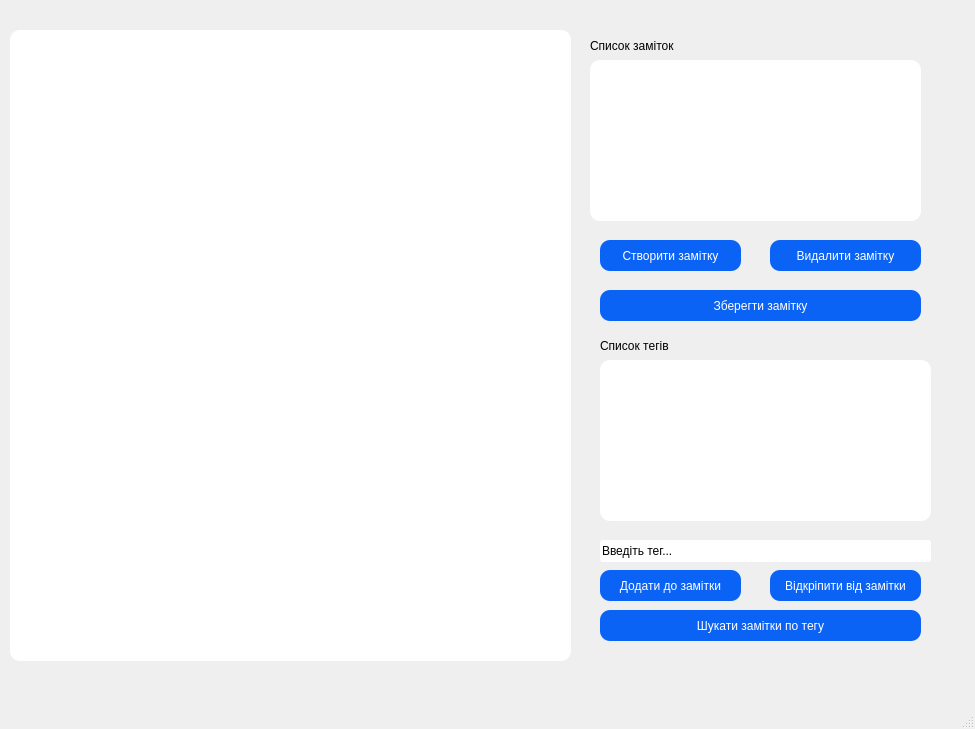
<?xml version="1.0" encoding="UTF-8"?>
<ui version="4.0">
 <class>MainWindow</class>
 <widget class="QMainWindow" name="MainWindow">
  <property name="geometry">
   <rect>
    <x>0</x>
    <y>0</y>
    <width>975</width>
    <height>729</height>
   </rect>
  </property>
  <property name="windowTitle">
   <string>MainWindow</string>
  </property>
  <property name="styleSheet">
   <string notr="true"/>
  </property>
  <widget class="QWidget" name="centralwidget">
   <widget class="QTextEdit" name="textEdit_2">
    <property name="geometry">
     <rect>
      <x>10</x>
      <y>30</y>
      <width>561</width>
      <height>631</height>
     </rect>
    </property>
    <property name="styleSheet">
     <string notr="true">border: 5px;
border-color: rgb(0, 0, 0);
border-radius: 10px;
text-decoration: none;
color: black;
background: white;
box-shadow: 0 5px 0 #003CC5;
</string>
    </property>
    <property name="html">
     <string>&lt;!DOCTYPE HTML PUBLIC &quot;-//W3C//DTD HTML 4.0//EN&quot; &quot;http://www.w3.org/TR/REC-html40/strict.dtd&quot;&gt;
&lt;html&gt;&lt;head&gt;&lt;meta name=&quot;qrichtext&quot; content=&quot;1&quot; /&gt;&lt;style type=&quot;text/css&quot;&gt;
p, li { white-space: pre-wrap; }
&lt;/style&gt;&lt;/head&gt;&lt;body style=&quot; font-family:'MS Shell Dlg 2'; font-size:7.8pt; font-weight:400; font-style:normal;&quot;&gt;
&lt;p style=&quot;-qt-paragraph-type:empty; margin-top:0px; margin-bottom:0px; margin-left:0px; margin-right:0px; -qt-block-indent:0; text-indent:0px;&quot;&gt;&lt;br /&gt;&lt;/p&gt;&lt;/body&gt;&lt;/html&gt;</string>
    </property>
   </widget>
   <widget class="QListWidget" name="list_1">
    <property name="geometry">
     <rect>
      <x>590</x>
      <y>60</y>
      <width>331</width>
      <height>161</height>
     </rect>
    </property>
    <property name="styleSheet">
     <string notr="true">border: 5px;
border-color: rgb(0, 0, 0);
border-radius: 10px;
text-decoration: none;
color: black;
background: white;
box-shadow: 0 5px 0 #003CC5;
</string>
    </property>
   </widget>
   <widget class="QListWidget" name="list_2">
    <property name="geometry">
     <rect>
      <x>600</x>
      <y>360</y>
      <width>331</width>
      <height>161</height>
     </rect>
    </property>
    <property name="styleSheet">
     <string notr="true">border: 5px;
border-color: rgb(0, 0, 0);
border-radius: 10px;
text-decoration: none;
color: black;
background: white;
box-shadow: 0 5px 0 #003CC5;
</string>
    </property>
   </widget>
   <widget class="QLabel" name="label">
    <property name="geometry">
     <rect>
      <x>590</x>
      <y>30</y>
      <width>331</width>
      <height>31</height>
     </rect>
    </property>
    <property name="text">
     <string>Список заміток</string>
    </property>
   </widget>
   <widget class="QLineEdit" name="lineEdit">
    <property name="geometry">
     <rect>
      <x>600</x>
      <y>540</y>
      <width>331</width>
      <height>22</height>
     </rect>
    </property>
    <property name="styleSheet">
     <string notr="true">border: 5px;
border-color: rgb(0, 0, 0);
border-radius: 3px;
text-decoration: none;
color: black;
background: white;
box-shadow: 0 5px 0 #003CC5;
</string>
    </property>
    <property name="text">
     <string>Введіть тег...</string>
    </property>
   </widget>
   <widget class="QPushButton" name="btn_make">
    <property name="geometry">
     <rect>
      <x>600</x>
      <y>240</y>
      <width>141</width>
      <height>31</height>
     </rect>
    </property>
    <property name="styleSheet">
     <string notr="true">border: none;
    border-radius: 10px;
    text-decoration: none;
    color: white;
    background: #0B63F6;
    box-shadow: 0 5px 0 #003CC5;
</string>
    </property>
    <property name="text">
     <string>Створити замітку</string>
    </property>
   </widget>
   <widget class="QPushButton" name="btn_delete">
    <property name="geometry">
     <rect>
      <x>770</x>
      <y>240</y>
      <width>151</width>
      <height>31</height>
     </rect>
    </property>
    <property name="styleSheet">
     <string notr="true">border: none;
    border-radius: 10px;
    text-decoration: none;
    color: white;
    background: #0B63F6;
    box-shadow: 0 5px 0 #003CC5;</string>
    </property>
    <property name="text">
     <string>Видалити замітку</string>
    </property>
   </widget>
   <widget class="QPushButton" name="btn_save">
    <property name="geometry">
     <rect>
      <x>600</x>
      <y>290</y>
      <width>321</width>
      <height>31</height>
     </rect>
    </property>
    <property name="styleSheet">
     <string notr="true">border: none;
    border-radius: 10px;
    text-decoration: none;
    color: white;
    background: #0B63F6;
    box-shadow: 0 5px 0 #003CC5;</string>
    </property>
    <property name="text">
     <string>Зберегти замітку</string>
    </property>
   </widget>
   <widget class="QPushButton" name="btn_add">
    <property name="geometry">
     <rect>
      <x>600</x>
      <y>570</y>
      <width>141</width>
      <height>31</height>
     </rect>
    </property>
    <property name="styleSheet">
     <string notr="true">border: none;
    border-radius: 10px;
    text-decoration: none;
    color: white;
    background: #0B63F6;
    box-shadow: 0 5px 0 #003CC5;</string>
    </property>
    <property name="text">
     <string>Додати до замітки</string>
    </property>
   </widget>
   <widget class="QPushButton" name="btn_search">
    <property name="geometry">
     <rect>
      <x>600</x>
      <y>610</y>
      <width>321</width>
      <height>31</height>
     </rect>
    </property>
    <property name="styleSheet">
     <string notr="true">border: none;
    border-radius: 10px;
    text-decoration: none;
    color: white;
    background: #0B63F6;
    box-shadow: 0 5px 0 #003CC5;</string>
    </property>
    <property name="text">
     <string>Шукати замітки по тегу</string>
    </property>
   </widget>
   <widget class="QPushButton" name="btn_detach">
    <property name="geometry">
     <rect>
      <x>770</x>
      <y>570</y>
      <width>151</width>
      <height>31</height>
     </rect>
    </property>
    <property name="styleSheet">
     <string notr="true">border: none;
    border-radius: 10px;
    text-decoration: none;
    color: white;
    background: #0B63F6;
    box-shadow: 0 5px 0 #003CC5;</string>
    </property>
    <property name="text">
     <string>Відкріпити від замітки</string>
    </property>
   </widget>
   <widget class="QLabel" name="label_2">
    <property name="geometry">
     <rect>
      <x>600</x>
      <y>330</y>
      <width>311</width>
      <height>31</height>
     </rect>
    </property>
    <property name="text">
     <string>Список тегів</string>
    </property>
   </widget>
  </widget>
  <widget class="QMenuBar" name="menubar">
   <property name="geometry">
    <rect>
     <x>0</x>
     <y>0</y>
     <width>975</width>
     <height>26</height>
    </rect>
   </property>
  </widget>
  <widget class="QStatusBar" name="statusbar"/>
 </widget>
 <resources/>
 <connections/>
</ui>
